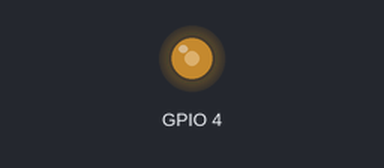
The program below on a simulated ESP32-S3. On the bench: output pins drawn as LEDs (lit = HIGH).

Above: at 0.05 s.
At 3.8 s:
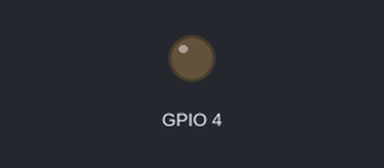
Timing chart, 0 to 8.7 s (numbered marks = the images above):
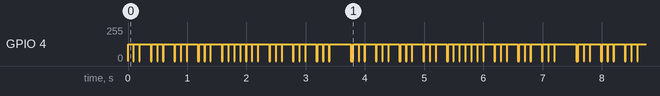

The program:

main.cpp
```cpp
#include "doom.hpp"
#include "driver/gpio.h"
#include "driver/ledc.h"
#include "esp_log.h"
#include "freertos/FreeRTOS.h"
#include "notes.hpp"
#include "super_mario.hpp"

static const char *TAG = "M3L4";

static constexpr gpio_num_t BUZZER_GPIO = GPIO_NUM_4;
static constexpr ledc_timer_bit_t LEDC_RESOLUTION = LEDC_TIMER_12_BIT;
static constexpr uint16_t LEDC_DUTY = ((1 << LEDC_RESOLUTION) - 1) / 2;
static constexpr ledc_mode_t LEDC_MODE = LEDC_LOW_SPEED_MODE;
static constexpr ledc_channel_t BUZZER_CHANNEL = LEDC_CHANNEL_0;
static constexpr uint16_t BPM = 150;

static constexpr Song song = DOOM_SONG;

static void init_ledc();

void play_note(Note);

extern "C" void app_main() {
  init_ledc();

  while (true) {
    for (int r = 0; r < song.length; r++) {
      Riff riff = song.riffs[r];

      for (int n = 0; n < riff.length; n++) {
        play_note(riff.notes[n]);
      }
    }
  }
}

void init_ledc() {
  ledc_timer_config_t timer_config = {.speed_mode = LEDC_MODE,
                                      .duty_resolution = LEDC_RESOLUTION,
                                      .timer_num = LEDC_TIMER_0,
                                      .freq_hz = 10000,
                                      .clk_cfg = LEDC_AUTO_CLK};

  ESP_ERROR_CHECK(ledc_timer_config(&timer_config));

  ledc_channel_config_t channel_config = {.gpio_num = BUZZER_GPIO,
                                          .speed_mode = LEDC_MODE,
                                          .channel = BUZZER_CHANNEL,
                                          .intr_type = LEDC_INTR_DISABLE,
                                          .timer_sel = LEDC_TIMER_0,
                                          .duty = 0,
                                          .hpoint = 0};

  ESP_ERROR_CHECK(ledc_channel_config(&channel_config));
}

void play_note(Note note) {
  uint16_t note_duration_ms =
      (60000 * 4) / (BPM * static_cast<int>(note.duration));
  uint16_t sound_duration_ms = note_duration_ms * 9 / 10;
  uint16_t pause_duration_ms = note_duration_ms - sound_duration_ms;

  if (note.frequency == 0) {
    ledc_set_duty(LEDC_MODE, BUZZER_CHANNEL, 0);
    ledc_update_duty(LEDC_MODE, BUZZER_CHANNEL);
    vTaskDelay(pdMS_TO_TICKS(note_duration_ms));
  } else {
    ledc_set_freq(LEDC_MODE, LEDC_TIMER_0, note.frequency);
    ledc_set_duty(LEDC_MODE, BUZZER_CHANNEL, LEDC_DUTY);
    ledc_update_duty(LEDC_MODE, BUZZER_CHANNEL);
    vTaskDelay(pdMS_TO_TICKS(sound_duration_ms));
    ledc_set_duty(LEDC_MODE, BUZZER_CHANNEL, 0);
    ledc_update_duty(LEDC_MODE, BUZZER_CHANNEL);
    vTaskDelay(pdMS_TO_TICKS(pause_duration_ms));
  }
}
```

doom.hpp
```cpp
#pragma once

#include "notes.hpp"

static constexpr Note DOOM_A_NOTES[] = {
    {E3, Duration::Sixteenth}, {E3, Duration::Sixteenth},
    {E4, Duration::Eighth},

    {E3, Duration::Sixteenth}, {E3, Duration::Sixteenth},
    {D4, Duration::Eighth},

    {E3, Duration::Sixteenth}, {E3, Duration::Sixteenth},
    {C4, Duration::Eighth},

    {E3, Duration::Sixteenth}, {E3, Duration::Sixteenth},
    {AS3, Duration::Eighth},

    {E3, Duration::Sixteenth}, {E3, Duration::Sixteenth},
    {B3, Duration::Sixteenth}, {C4, Duration::Sixteenth},

    {E3, Duration::Sixteenth}, {E3, Duration::Sixteenth},
    {E4, Duration::Eighth},

    {E3, Duration::Sixteenth}, {E3, Duration::Sixteenth},
    {D4, Duration::Eighth},

    {E3, Duration::Sixteenth}, {E3, Duration::Sixteenth},
    {C4, Duration::Eighth},

    {E3, Duration::Sixteenth}, {E3, Duration::Sixteenth},
    {AS3, Duration::Quarter},
};

static constexpr Note DOOM_B_NOTES[] = {
    {A3, Duration::Sixteenth}, {A3, Duration::Sixteenth},
    {A4, Duration::Eighth},

    {A3, Duration::Sixteenth}, {A3, Duration::Sixteenth},
    {G4, Duration::Eighth},

    {A3, Duration::Sixteenth}, {A3, Duration::Sixteenth},
    {F4, Duration::Eighth},

    {A3, Duration::Sixteenth}, {A3, Duration::Sixteenth},
    {DS4, Duration::Eighth},

    {A3, Duration::Sixteenth}, {A3, Duration::Sixteenth},
    {E4, Duration::Sixteenth}, {F4, Duration::Sixteenth},

    {A3, Duration::Sixteenth}, {A3, Duration::Sixteenth},
    {A4, Duration::Eighth},

    {A3, Duration::Sixteenth}, {A3, Duration::Sixteenth},
    {G4, Duration::Eighth},

    {A3, Duration::Sixteenth}, {A3, Duration::Sixteenth},
    {F4, Duration::Eighth},

    {A3, Duration::Sixteenth}, {A3, Duration::Sixteenth},
    {DS4, Duration::Quarter},
};

static constexpr Note DOOM_C_NOTES[] = {
    {CS4, Duration::Sixteenth}, {CS4, Duration::Sixteenth},
    {CS5, Duration::Eighth},

    {CS4, Duration::Sixteenth}, {CS4, Duration::Sixteenth},
    {B4, Duration::Eighth},

    {CS4, Duration::Sixteenth}, {CS4, Duration::Sixteenth},
    {A4, Duration::Eighth},

    {CS4, Duration::Sixteenth}, {CS4, Duration::Sixteenth},
    {G4, Duration::Eighth},

    {CS4, Duration::Sixteenth}, {CS4, Duration::Sixteenth},
    {GS4, Duration::Sixteenth}, {A4, Duration::Sixteenth},

    {B3, Duration::Sixteenth},  {B3, Duration::Sixteenth},
    {B4, Duration::Eighth},

    {B3, Duration::Sixteenth},  {B3, Duration::Sixteenth},
    {A4, Duration::Eighth},

    {B3, Duration::Sixteenth},  {B3, Duration::Sixteenth},
    {G4, Duration::Eighth},

    {A3, Duration::Sixteenth},  {A3, Duration::Sixteenth},
    {F4, Duration::Quarter},
};

static constexpr Riff DOOM_A = {
    .length = std::size(DOOM_A_NOTES),
    .notes = DOOM_A_NOTES,
};

static constexpr Riff DOOM_B = {
    .length = std::size(DOOM_B_NOTES),
    .notes = DOOM_B_NOTES,
};

static constexpr Riff DOOM_C = {
    .length = std::size(DOOM_C_NOTES),
    .notes = DOOM_C_NOTES,
};

static constexpr Riff DOOM_SONG_RIFS[] = {
    //    doom_riff_a, doom_riff_a, doom_riff_a, doom_riff_a,
    DOOM_A, DOOM_A, DOOM_B, DOOM_A, DOOM_A, DOOM_A, DOOM_C, DOOM_A, DOOM_A,
    DOOM_A, DOOM_A, DOOM_A, DOOM_B, DOOM_A, DOOM_A, DOOM_A, DOOM_C, DOOM_A};

static constexpr Song DOOM_SONG = {
    .length = std::size(DOOM_SONG_RIFS),
    .riffs = DOOM_SONG_RIFS,
};
```

notes.hpp
```cpp
#pragma once

#include <cstdint>
#include <iterator>

static constexpr uint16_t P0 = 0;

static constexpr uint16_t C3 = 131;
static constexpr uint16_t CS3 = 139;
static constexpr uint16_t D3 = 147;
static constexpr uint16_t DS3 = 156;
static constexpr uint16_t E3 = 165;
static constexpr uint16_t F3 = 175;
static constexpr uint16_t FS3 = 185;
static constexpr uint16_t G3 = 196;
static constexpr uint16_t GS3 = 208;
static constexpr uint16_t A3 = 220;
static constexpr uint16_t AS3 = 233;
static constexpr uint16_t B3 = 247;

static constexpr uint16_t C4 = 262;
static constexpr uint16_t CS4 = 277;
static constexpr uint16_t D4 = 294;
static constexpr uint16_t DS4 = 311;
static constexpr uint16_t E4 = 330;
static constexpr uint16_t F4 = 349;
static constexpr uint16_t FS4 = 370;
static constexpr uint16_t G4 = 392;
static constexpr uint16_t GS4 = 415;
static constexpr uint16_t A4 = 440;
static constexpr uint16_t AS4 = 466;
static constexpr uint16_t B4 = 494;

static constexpr uint16_t C5 = 523;
static constexpr uint16_t CS5 = 554;
static constexpr uint16_t D5 = 587;
static constexpr uint16_t DS5 = 622;
static constexpr uint16_t E5 = 659;
static constexpr uint16_t F5 = 698;
static constexpr uint16_t FS5 = 740;
static constexpr uint16_t G5 = 784;
static constexpr uint16_t GS5 = 831;
static constexpr uint16_t A5 = 880;
static constexpr uint16_t AS5 = 932;
static constexpr uint16_t B5 = 988;

static constexpr uint16_t C6 = 1047;
static constexpr uint16_t CS6 = 1109;
static constexpr uint16_t D6 = 1175;
static constexpr uint16_t DS6 = 1245;
static constexpr uint16_t E6 = 1319;
static constexpr uint16_t F6 = 1397;
static constexpr uint16_t FS6 = 1480;
static constexpr uint16_t G6 = 1568;
static constexpr uint16_t GS6 = 1661;
static constexpr uint16_t A6 = 1760;
static constexpr uint16_t AS6 = 1865;
static constexpr uint16_t B6 = 1976;

enum class Duration {
  Whole = 1,
  Half = 2,
  Quarter = 4,
  Eighth = 8,
  Sixteenth = 16,
};

struct Note {
  uint16_t frequency;
  Duration duration;
};

struct Riff {
  size_t length;
  const Note *notes;
};

struct Song {
  size_t length;
  const Riff *riffs;
};
```

super_mario.hpp
```cpp
#pragma once

#include "notes.hpp"

static constexpr Note MARIO_INTRO_NOTES[] = {
    {E5, Duration::Eighth},  {E5, Duration::Eighth},  {P0, Duration::Eighth},
    {E5, Duration::Eighth},

    {P0, Duration::Eighth},  {C5, Duration::Eighth},  {E5, Duration::Quarter},

    {G5, Duration::Quarter}, {P0, Duration::Quarter},

    {G4, Duration::Quarter}, {P0, Duration::Quarter},
};

static constexpr Note MARIO_MAIN_A_NOTES[] = {
    {C5, Duration::Quarter}, {P0, Duration::Eighth},

    {G4, Duration::Eighth},  {P0, Duration::Quarter},

    {E4, Duration::Quarter}, {P0, Duration::Eighth},

    {A4, Duration::Quarter}, {B4, Duration::Quarter},

    {AS4, Duration::Eighth}, {A4, Duration::Quarter},
};

static constexpr Note MARIO_MAIN_B_NOTES[] = {
    {G4, Duration::Eighth},

    {E5, Duration::Eighth},  {G5, Duration::Eighth}, {A5, Duration::Quarter},

    {F5, Duration::Eighth},  {G5, Duration::Eighth},

    {P0, Duration::Eighth},

    {E5, Duration::Quarter},

    {C5, Duration::Eighth},  {D5, Duration::Eighth}, {B4, Duration::Quarter},

    {P0, Duration::Eighth},
};

static constexpr Note MARIO_BRIDGE_A_NOTES[] = {
    {G5, Duration::Eighth}, {FS5, Duration::Eighth}, {F5, Duration::Eighth},

    {D5, Duration::Eighth}, {E5, Duration::Eighth},

    {P0, Duration::Eighth},

    {G4, Duration::Eighth}, {A4, Duration::Eighth},

    {C5, Duration::Eighth}, {P0, Duration::Eighth},

    {A4, Duration::Eighth}, {C5, Duration::Eighth},  {D5, Duration::Eighth},

    {P0, Duration::Eighth},
};

static constexpr Note MARIO_BRIDGE_END_A_NOTES[] = {
    {G5, Duration::Eighth},  {FS5, Duration::Eighth}, {F5, Duration::Eighth},

    {D5, Duration::Eighth},  {E5, Duration::Eighth},

    {P0, Duration::Eighth},

    {C6, Duration::Eighth},  {C6, Duration::Eighth},  {C6, Duration::Quarter},

    {P0, Duration::Quarter},
};

static constexpr Note MARIO_BRIDGE_END_B_NOTES[] = {
    {DS5, Duration::Eighth}, {D5, Duration::Eighth}, {C5, Duration::Eighth},

    {P0, Duration::Eighth},

    {C5, Duration::Eighth},  {C5, Duration::Eighth}, {C5, Duration::Quarter},

    {P0, Duration::Quarter},
};

static constexpr Note MARIO_TRANSITION_A_NOTES[] = {
    {C5, Duration::Eighth},  {D5, Duration::Eighth},  {E5, Duration::Eighth},

    {C5, Duration::Eighth},

    {A4, Duration::Eighth},  {G4, Duration::Quarter},

    {P0, Duration::Quarter},
};

static constexpr Note MARIO_TRANSITION_B_NOTES[] = {
    {C5, Duration::Eighth},  {C5, Duration::Eighth}, {C5, Duration::Quarter},

    {P0, Duration::Eighth},

    {C5, Duration::Eighth},  {D5, Duration::Eighth}, {E5, Duration::Quarter},

    {P0, Duration::Quarter},
};

static constexpr Note MARIO_ENDING_A_NOTES[] = {
    {E5, Duration::Eighth},  {C5, Duration::Eighth},

    {G4, Duration::Quarter}, {P0, Duration::Eighth},

    {G4, Duration::Eighth},  {A4, Duration::Eighth},

    {F5, Duration::Eighth},  {F5, Duration::Eighth},

    {A4, Duration::Quarter}, {P0, Duration::Eighth},
};

static constexpr Note MARIO_ENDING_B_NOTES[] = {
    {B4, Duration::Eighth},

    {A5, Duration::Eighth},  {A5, Duration::Eighth},  {A5, Duration::Eighth},

    {G5, Duration::Eighth},  {F5, Duration::Eighth},

    {E5, Duration::Eighth},  {C5, Duration::Eighth},

    {A4, Duration::Eighth},  {G4, Duration::Quarter},

    {P0, Duration::Quarter},
};

static constexpr Note MARIO_ENDING_C_NOTES[] = {
    {B4, Duration::Eighth},

    {F5, Duration::Eighth},  {F5, Duration::Eighth}, {F5, Duration::Eighth},

    {E5, Duration::Eighth},  {D5, Duration::Eighth}, {C5, Duration::Quarter},

    {G4, Duration::Eighth},  {E4, Duration::Eighth}, {C4, Duration::Quarter},

    {P0, Duration::Quarter},
};

static constexpr Note MARIO_FINAL_NOTES[] = {
    {C5, Duration::Quarter}, {G4, Duration::Eighth},  {E4, Duration::Quarter},

    {P0, Duration::Eighth},

    {A4, Duration::Eighth},  {B4, Duration::Eighth},  {A4, Duration::Quarter},

    {GS4, Duration::Eighth}, {AS4, Duration::Eighth}, {GS4, Duration::Quarter},

    {G4, Duration::Eighth},  {FS4, Duration::Eighth}, {G4, Duration::Half},
};

// -----------------------------------------------------------------------------
// Riffs
// -----------------------------------------------------------------------------

static constexpr Riff MARIO_INTRO = {
    .length = std::size(MARIO_INTRO_NOTES),
    .notes = MARIO_INTRO_NOTES,
};

static constexpr Riff MARIO_MAIN_A = {
    .length = std::size(MARIO_MAIN_A_NOTES),
    .notes = MARIO_MAIN_A_NOTES,
};

static constexpr Riff MARIO_MAIN_B = {
    .length = std::size(MARIO_MAIN_B_NOTES),
    .notes = MARIO_MAIN_B_NOTES,
};

static constexpr Riff MARIO_BRIDGE_A = {
    .length = std::size(MARIO_BRIDGE_A_NOTES),
    .notes = MARIO_BRIDGE_A_NOTES,
};

static constexpr Riff MARIO_BRIDGE_END_A = {
    .length = std::size(MARIO_BRIDGE_END_A_NOTES),
    .notes = MARIO_BRIDGE_END_A_NOTES,
};

static constexpr Riff MARIO_BRIDGE_END_B = {
    .length = std::size(MARIO_BRIDGE_END_B_NOTES),
    .notes = MARIO_BRIDGE_END_B_NOTES,
};

static constexpr Riff MARIO_TRANSITION_A = {
    .length = std::size(MARIO_TRANSITION_A_NOTES),
    .notes = MARIO_TRANSITION_A_NOTES,
};

static constexpr Riff MARIO_TRANSITION_B = {
    .length = std::size(MARIO_TRANSITION_B_NOTES),
    .notes = MARIO_TRANSITION_B_NOTES,
};

static constexpr Riff MARIO_ENDING_A = {
    .length = std::size(MARIO_ENDING_A_NOTES),
    .notes = MARIO_ENDING_A_NOTES,
};

static constexpr Riff MARIO_ENDING_B = {
    .length = std::size(MARIO_ENDING_B_NOTES),
    .notes = MARIO_ENDING_B_NOTES,
};

static constexpr Riff MARIO_ENDING_C = {
    .length = std::size(MARIO_ENDING_C_NOTES),
    .notes = MARIO_ENDING_C_NOTES,
};

static constexpr Riff MARIO_FINAL = {
    .length = std::size(MARIO_FINAL_NOTES),
    .notes = MARIO_FINAL_NOTES,
};

// -----------------------------------------------------------------------------
// Song
// -----------------------------------------------------------------------------

static constexpr Riff MARIO_SONG_RIFFS[] = {
    // Intro
    MARIO_INTRO,

    // Main theme
    MARIO_MAIN_A,
    MARIO_MAIN_B,
    MARIO_MAIN_A,
    MARIO_MAIN_B,

    // Bridge
    MARIO_BRIDGE_A,
    MARIO_BRIDGE_END_A,

    MARIO_BRIDGE_A,
    MARIO_BRIDGE_END_B,

    // Transition
    MARIO_TRANSITION_A,
    MARIO_TRANSITION_B,
    MARIO_TRANSITION_A,

    // Intro reprise
    MARIO_INTRO,

    // Main theme reprise
    MARIO_MAIN_A,
    MARIO_MAIN_B,
    MARIO_MAIN_A,
    MARIO_MAIN_B,

    // Ending
    MARIO_ENDING_A,
    MARIO_ENDING_B,
    MARIO_ENDING_A,
    MARIO_ENDING_C,

    // Final phrase
    MARIO_FINAL,
};

static constexpr Song MARIO_SONG = {
    .length = std::size(MARIO_SONG_RIFFS),
    .riffs = MARIO_SONG_RIFFS,
};
```

Measured:
- by itself, GPIO 4: moves between 0/255 and 127/255, repeating every 3.8 s
